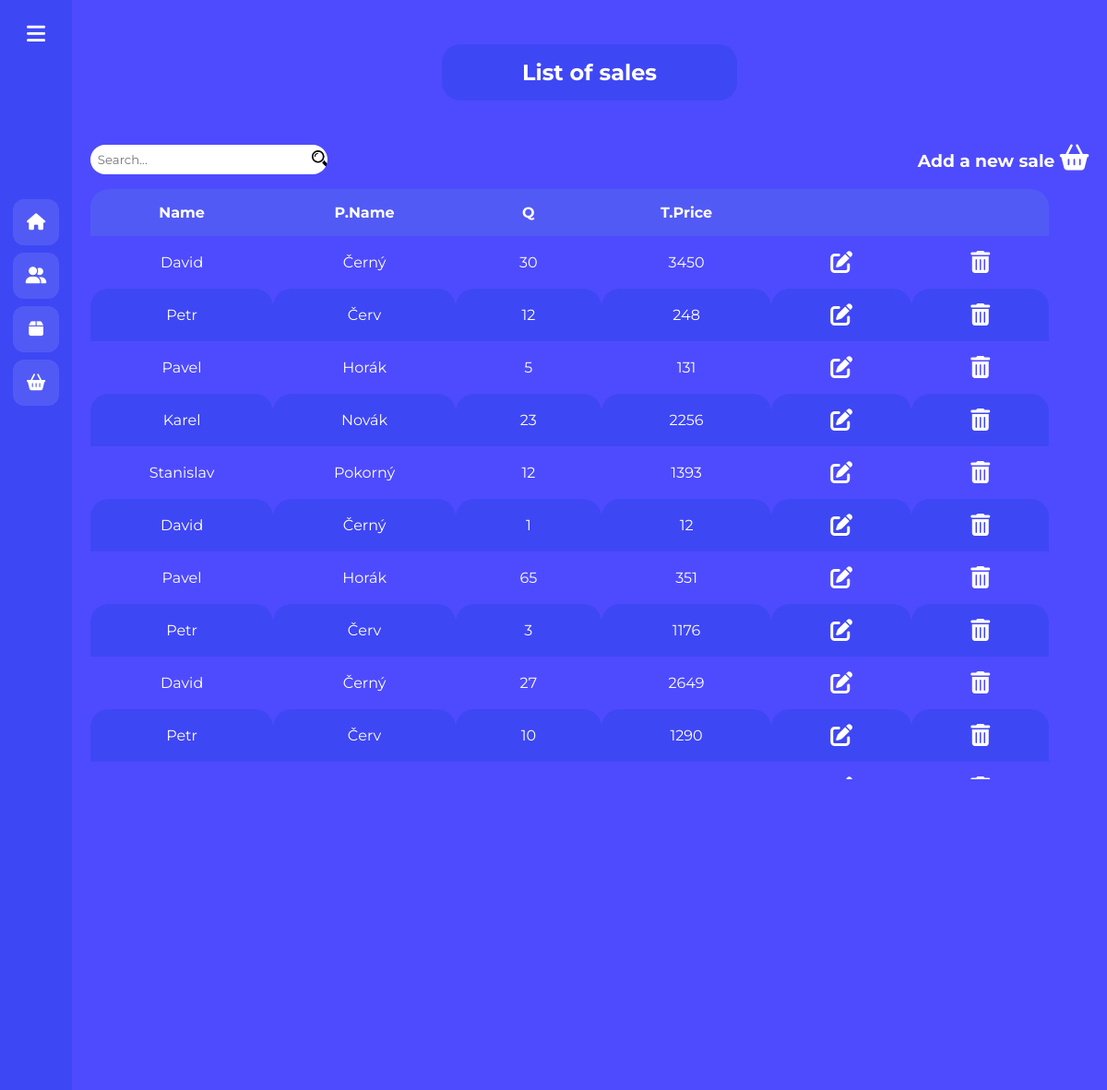
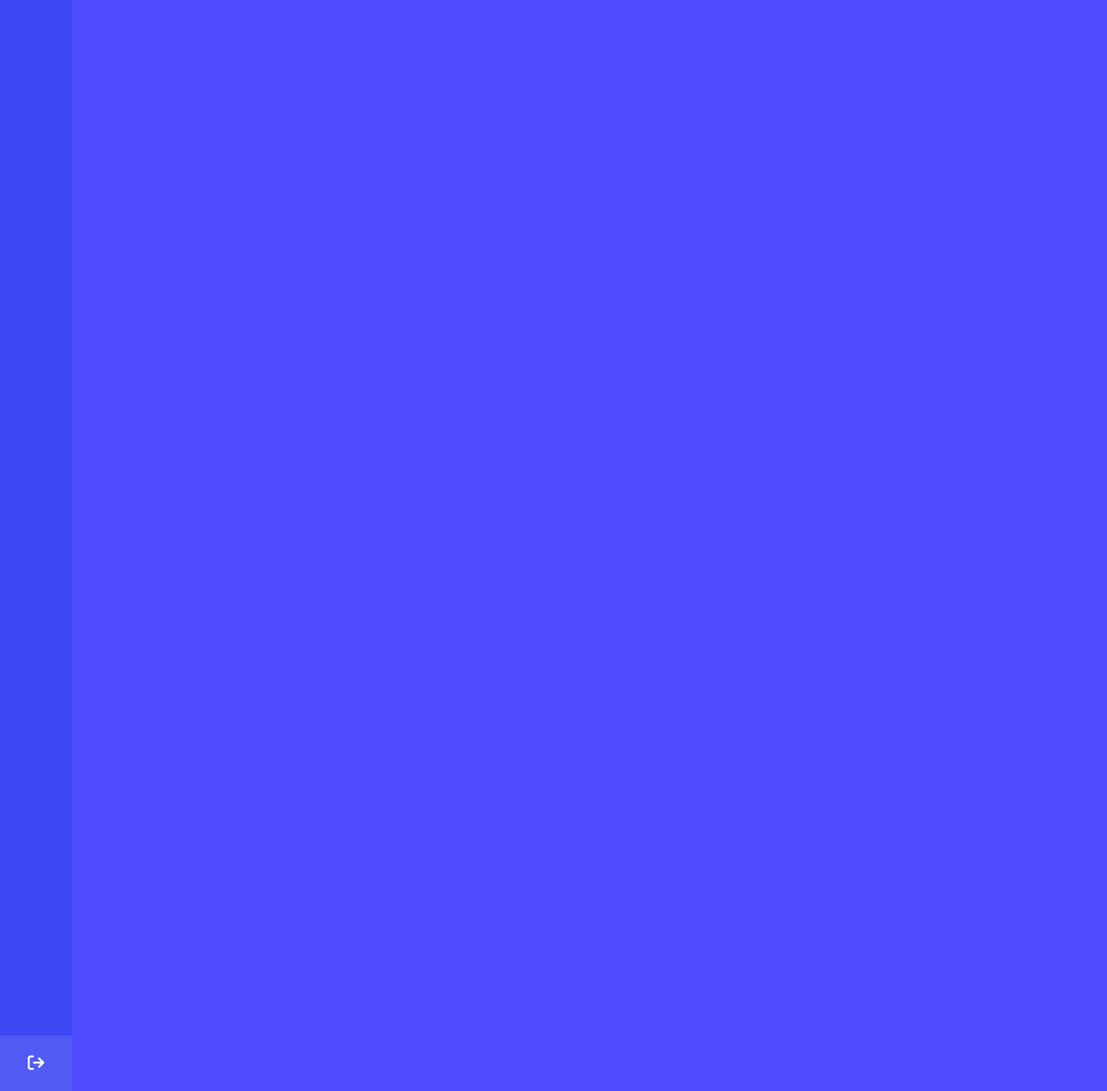
Page /salesEvidence.php on the committed database (2 pictures, top to bottom).
### tables this page shows
CREATE TABLE `tbsalesevidence` (
  `id` int(11) NOT NULL,
  `idEmployees` int(11) NOT NULL,
  `idProducts` int(11) NOT NULL,
  `number_of_sales` int(11) NOT NULL,
  `discount` bit(1) DEFAULT NULL,
  `sum_price` int(11) NOT NULL,
  `date_of_sale` datetime NOT NULL,
  `date_of_change` datetime DEFAULT NULL
);

CREATE TABLE `tbemployees` (
  `id` int(11) NOT NULL,
  `idPostions` int(11) NOT NULL,
  `name` varchar(50) NOT NULL,
  `surname` varchar(50) NOT NULL,
  `mail` varchar(50) NOT NULL,
  `date_of_birth` date DEFAULT NULL,
  `position` varchar(50) NOT NULL
);

### salesEvidence.php (the view, shortened to what this page needs)
<!doctype html>
<html lang="en">
<head>
    <link rel="stylesheet" href="style.css">
    <link rel="stylesheet" href="salesEvidenceStyle.css">
</head>
<body>
<div class="sidebar">
    <div class="logo-details">
        <i class="fa-solid fa-bars" id="btn" ></i>
    </div>
    <ul class="nav-list">
        <li>
            <a href="index.php">
                <i class="fa-solid fa-house"></i>
            </a>
        </li>
        <li>
            <a href="employee.php">
                <i class="fa-solid fa-user-group"></i>
            </a>
        </li>
        <li>
            <a href="products.php">
                <i class="fa-solid fa-box"></i>
            </a>
        </li>
        <li>
            <a href="salesEvidence.php">
                <i class="fa-solid fa-basket-shopping"></i>
            </a>
        </li>
        <li class="profile">
            <div class="profile-details">
                <div class="name_job">
                    <div class="name">Admin</div>
                    <div class="position">Admin</div>
                </div>
            </div>
            <i class="fa-solid fa-arrow-right-from-bracket" id="log_out" ></i>
        </li>
    </ul>
</div>
<section class="home-section">
    <?php
        require 'db.php';
        if(!empty($_GET["search"])) {
            $search = $_GET["search"];
        }
        else {
            $search = "";
        }
        $stmt = $pdo->prepare('SELECT S.id as ID, E.name AS Name, E.surname AS Surname, P.name AS Product, S.number_of_sales AS Sales, S.date_of_sale AS DoS, sum_price AS TotalPrice FROM tbSalesEvidence S
                                     inner join tbEmployees E on E.id = S.idEmployees
                                     inner join tbProducts P on P.id = S.idProducts
                                     WHERE E.name LIKE "%" :Name "%" OR E.surname LIKE "%" :Surname "%" OR P.name LIKE "%" :Product "%"
                                     order by DoS desc');
        $stmt->execute(['Name' => $search, 'Surname' => $search, 'Product' => $search]);
        $data = $stmt->fetchAll();
    ?>
    <div class="add-sale-top">
        <h2>List of sales</h2>
    </div>
    <div class="sale-table">
       <div class="flex-sale">
        <div class="sale-search-bar">
            <form action="" method="GET">
                <div class="search-icon">
                    <input type="search" name="search" placeholder="Search...">
                </div>
            </form>
        </div>
           <div class="add-new-sale">
               <a href="salesEvidenceAdd.php"><h3>Add a new sale <i class="fa-solid fa-basket-shopping"></i></h3></a>
           </div>
       </div>
        <div class="table-scroll">
        <table>
            <thead>
                <tr>
                    <th>Name</th>
                    <th>P.Name</th>
                    <th>Q</th>
                    <th>T.Price</th>
                    <th></th>
                    <th></th>
                </tr>
            </thead>
            <tbody>
                <?php
                foreach ($data as $key => $value) : ?>
                    <tr>
                        <td><?= $value['Name']?></td>
                        <td><?= $value['Surname']?></td>
                        <td><?= $value['Sales']?></td>
                        <td><?= $value['TotalPrice']?></td>
                        <td><a href="salesEvidenceAdd.php?id=<?= $value['ID'] ?>"><i class="fa-solid fa-pen-to-square"></i></a></td>
                        <td><a href="deleteSale.php?id=<?= $value['ID'] ?>"><i class="fa-solid fa-trash-can"></i></a></td>
                    </tr>
                <?php endforeach;?>
            </tbody>
        </table>
    </div>
    </div>
</section>
</body>
</html>

### style.css (style rules this page uses)
html { background-color: #4E4BFF; scroll-behavior: smooth; }
html, body { overflow: hidden; }
* { margin: 0; padding: 0; box-sizing: border-box; font-family: "Montserrat" , sans-serif; }
.sidebar { position: fixed; left: 0; top: 0; height: 100%; width: 78px; background: #3E47F4; padding: 6px 14px; z-index: 99; transition: all 0.5s ease; }
.sidebar .logo-details { height: 60px; display: flex; align-items: center; position: relative; }
.sidebar .logo-details #btn { position: absolute; top: 50%; right: 0; transform: translateY(-50%); font-size: 22px; transition: all 0.4s ease; font-size: 23px; text-align: center; cursor: pointer; transition: all 0.2s ease; }
.sidebar i { color: #fff; height: 60px; min-width: 50px; font-size: 28px; text-align: center; line-height: 60px; }
.sidebar .nav-list { margin-top: 150px; height: 100%; }
.sidebar li { position: relative; margin: 8px 0; list-style: none; }
.sidebar li a { display: flex; height: 100%; width: 100%; border-radius: 12px; align-items: center; text-decoration: none; transition: all 0.4s ease; background:#525AF5 ; }
.sidebar li i { height: 50px; line-height: 50px; font-size: 18px; border-radius: 12px; }
.sidebar li.profile { position: fixed; height: 60px; width: 78px; left: 0; bottom: -8px; padding: 10px 14px; background: #525AF5; transition: all 0.5s ease; overflow: hidden; }
.sidebar li .profile-details { display: flex; align-items: center; flex-wrap: nowrap; }
.sidebar li.profile .name, .sidebar li.profile .position { font-size: 15px; font-weight: 400; color: #fff; white-space: nowrap; }
.sidebar li.profile .position { font-size: 12px; }
.sidebar .profile #log_out { position: absolute; top: 50%; right: 0; transform: translateY(-50%); background: #525AF5; width: 100%; height: 60px; line-height: 60px; border-radius: 0px; transition: all 0.2s ease; }
.home-section { position: relative; top: 0; left: 78px; width: calc(100% - 78px); transition: all 0.5s ease; z-index: 2; }

### salesEvidenceStyle.css (style rules this page uses)
* { margin: 0; padding: 0; box-sizing: border-box; font-family: "Montserrat" , sans-serif; }
.add-sale-top { margin: 0 auto; margin-top: 3rem; background-color: #3E47F4; width: 20rem; border-radius: 20px; }
.add-sale-top h2 { color: white; text-align: center; padding: 1rem 3rem 1rem 3rem; }
.add-new-sale { margin-left: 40rem; margin-top: 2rem; }
.sale-search-bar { margin-bottom: 1rem; }
.flex-sale { display: flex; }
input[type="search"] { border: none; border-radius: 20px; padding: 0.5rem; padding-right: 5rem; background-image: url("images/search-icons-283914.png"); background-repeat: no-repeat; background-size: 7%; background-position: 15rem 6px; }
.add-sale-top h2 { color: white; }
.add-new-sale a { text-decoration: none; color: white; }
.search-icon { display: flex; margin-top: 2rem; }
.sale-table { display: grid; justify-content: center; align-items: center; margin-top: 1rem; }
.table-scroll { height: 40rem; overflow-y: scroll; }
.sale-table table { border-collapse: collapse; }
.sale-table th:first-child { border-radius: 20px 0 0 0; }
.sale-table th:last-child { border-radius: 0 20px 0 0; }
.sale-table th { background-color: #525AF5; height: 1rem; width: 1rem; color: white; }
.sale-table th, td { text-align: center; padding: 1rem 4rem 1rem 4rem; color: white; white-space: nowrap; }
.sale-table i { font-size: 1.5em; }
.sale-table table thead tr:first-child { color: white; background-color: #4E4BFF; }
.sale-table table tbody tr:nth-child(even) { background-color: #3E47F4; }
.sale-table table tbody td { border-radius: 20px 20px 0 0; }
.sale-table td a { text-decoration: none; color: white; }

### rows in the picture
tbsalesevidence: idEmployees.name "David", idEmployees.surname "Černý", number_of_sales "30", sum_price "3450"
tbsalesevidence: idEmployees.name "Petr", idEmployees.surname "Červ", number_of_sales "12", sum_price "248"
tbsalesevidence: idEmployees.name "Pavel", idEmployees.surname "Horák", number_of_sales "5", sum_price "131"
tbsalesevidence: idEmployees.name "Karel", idEmployees.surname "Novák", number_of_sales "23", sum_price "2256"
tbsalesevidence: idEmployees.name "Stanislav", idEmployees.surname "Pokorný", number_of_sales "12", sum_price "1393"
tbsalesevidence: idEmployees.name "David", idEmployees.surname "Černý", number_of_sales "1", sum_price "12"
tbsalesevidence: idEmployees.name "Pavel", idEmployees.surname "Horák", number_of_sales "65", sum_price "351"
tbsalesevidence: idEmployees.name "Petr", idEmployees.surname "Červ", number_of_sales "3", sum_price "1176"
tbsalesevidence: idEmployees.name "David", idEmployees.surname "Černý", number_of_sales "27", sum_price "2649"
tbsalesevidence: idEmployees.name "Petr", idEmployees.surname "Červ", number_of_sales "10", sum_price "1290"
